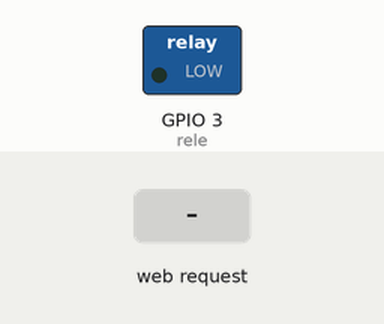
Bench run of a sketch on a simulated ESP32. Shown: switched loads named in the sketch (green lamp = pin HIGH). The inputs (shaded band) are chosen by the test bench. WiFi joins after 1.5 s; servers stay silent unless stated; what the sketch prints to the serial monitor is not drawn.

Above: at 3.7 s.
3.8 s: HTTP request GET /releon received
At 4.5 s:
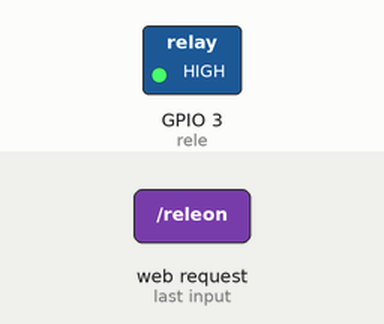
5.3 s: HTTP request GET /releoff received
At 5.6 s:
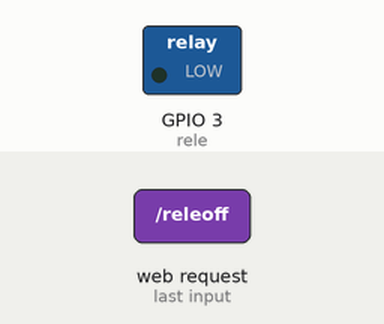
Timing chart, 0 to 8.3 s (numbered marks = the images above; inputs shaded):
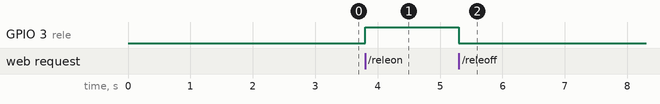

Measured:
- after the input at 3.8 s, GPIO 3 (rele): LOW → HIGH at once
- after the input at 5.3 s, GPIO 3 (rele): HIGH → LOW at once

The sketch:

webserver_exemplo_1.ino
```cpp
#include <WiFi.h>
#include <WebServer.h>

const char *ssid = "";
const char *password = "";

WebServer server(80);


#define rele 3

void setup() {
  Serial.begin(115200);

  delay(1000);

  // We start by connecting to a WiFi network

  Serial.println();
  Serial.println();
  Serial.print("Connecting to ");
  Serial.println(ssid);

  WiFi.begin(ssid, password);

  while (WiFi.status() != WL_CONNECTED) {
    delay(500);
    Serial.print(".");
  }

  Serial.println("");
  Serial.println("WiFi connected.");
  Serial.println("IP address: ");
  Serial.println(WiFi.localIP());

  pinMode(rele,OUTPUT);
  digitalWrite(rele,LOW);

  server.on("/", handleRoot);
  server.on("/releon", handleReleOn);
  server.on("/releoff", handleReleOff);

  server.begin();
}

void loop() {
  server.handleClient();
}

void handleRoot() {

  String html = "<h1>Controle do Rele</h1>";
  html += "<h2>Estado: " + String(digitalRead(rele) ? "LIGADO" : "DESLIGADO") + "</h2>";
  html += "<a href='/releon'><button>LIGAR</button></a> ";
  html += "<a href='/releoff'><button>DESLIGAR</button></a>";
  server.send(200, "text/html", html);

}

void handleReleOn() {
  digitalWrite(rele,HIGH);
  server.sendHeader("Location", "/");
  server.send(303);
}

void handleReleOff() {
  digitalWrite(rele,LOW);
  server.sendHeader("Location", "/");
  server.send(303);
}
```
